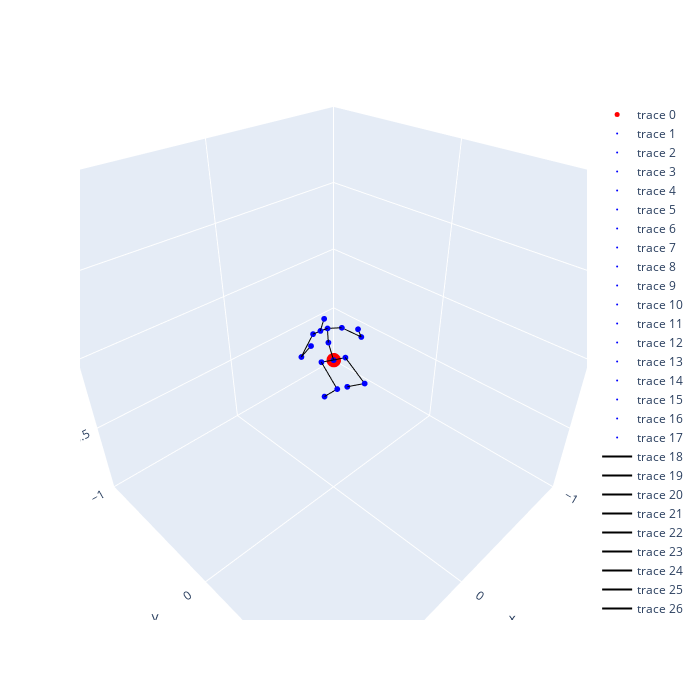

Write notebook code for a chart like this one.
### Code cell
# result
aihub_3d = copy.deepcopy(output)
pos = copy.deepcopy(aihub_3d)
points_aihub_3d = {}
for i, p in enumerate(pos):
    #print(i, h36m_keypoints[i], p)
    points_aihub_3d[h36m_keypoints[i]] = np.array([p[0], p[2], -p[1]]) #np.array([p[0], p[1], p[2]])  #np.array([p[0], -p[2], p[1]])
pos_vector = pos.reshape(-1) # (51,)
total_min, total_max = pos_vector.min(), pos_vector.max()
print("total min: ", total_min,
      "total max: ", total_max)

interact(draw_skeleton(points_aihub_3d, h36m_connections))

### Figure 1 — Plotly figure (JSON) as saved in the notebook; plotly's stock layout.template omitted (floating-point values rounded to 4 significant figures)
{"data": [{"marker": {"color": "red", "size": 5}, "mode": "markers", "type": "scatter3d", "x": [0], "y": [0], "z": [0]}, {"marker": {"color": "blue", "size": 2}, "mode": "markers", "type": "scatter3d", "x": [4.314e-05], "y": [0.0003811], "z": [-3.256e-05]}, {"marker": {"color": "blue", "size": 2}, "mode": "markers", "type": "scatter3d", "x": [0.05348], "y": [-0.04126], "z": [-0.00825]}, {"marker": {"color": "blue", "size": 2}, "mode": "markers", "type": "scatter3d", "x": [0.1374], "y": [0.1647], "z": [-0.03666]}, {"marker": {"color": "blue", "size": 2}, "mode": "markers", "type": "scatter3d", "x": [0.09384], "y": [0.02233], "z": [-0.192]}, {"marker": {"color": "blue", "size": 2}, "mode": "markers", "type": "scatter3d", "x": [-0.05058], "y": [0.04174], "z": [0.01199]}, {"marker": {"color": "blue", "size": 2}, "mode": "markers", "type": "scatter3d", "x": [-0.002662], "y": [0.2322], "z": [-0.03889]}, {"marker": {"color": "blue", "size": 2}, "mode": "markers", "type": "scatter3d", "x": [-0.04072], "y": [0.06866], "z": [-0.1711]}, {"marker": {"color": "blue", "size": 2}, "mode": "markers", "type": "scatter3d", "x": [0.03119], "y": [-0.008585], "z": [0.1264]}, {"marker": {"color": "blue", "size": 2}, "mode": "markers", "type": "scatter3d", "x": [0.05912], "y": [0.01425], "z": [0.2392]}, {"marker": {"color": "blue", "size": 2}, "mode": "markers", "type": "scatter3d", "x": [0.1226], "y": [0.02669], "z": [0.2583]}, {"marker": {"color": "blue", "size": 2}, "mode": "markers", "type": "scatter3d", "x": [0.0883], "y": [0.02001], "z": [0.3132]}, {"marker": {"color": "blue", "size": 2}, "mode": "markers", "type": "scatter3d", "x": [-0.02044], "y": [0.04146], "z": [0.2199]}, {"marker": {"color": "blue", "size": 2}, "mode": "markers", "type": "scatter3d", "x": [-0.1124], "y": [0.09913], "z": [0.1458]}, {"marker": {"color": "blue", "size": 2}, "mode": "markers", "type": "scatter3d", "x": [-0.04866], "y": [0.1316], "z": [0.2387]}, {"marker": {"color": "blue", "size": 2}, "mode": "markers", "type": "scatter3d", "x": [0.1185], "y": [-0.03384], "z": [0.209]}, {"marker": {"color": "blue", "size": 2}, "mode": "markers", "type": "scatter3d", "x": [0.2085], "y": [-0.0309], "z": [0.1085]}, {"marker": {"color": "blue", "size": 2}, "mode": "markers", "type": "scatter3d", "x": [0.2057], "y": [0.04327], "z": [0.2119]}, {"line": {"color": "black"}, "mode": "lines", "type": "scatter3d", "x": [4.314e-05, 0.05348], "y": [0.0003811, -0.04126], "z": [-3.256e-05, -0.00825]}, {"line": {"color": "black"}, "mode": "lines", "type": "scatter3d", "x": [4.314e-05, -0.05058], "y": [0.0003811, 0.04174], "z": [-3.256e-05, 0.01199]}, {"line": {"color": "black"}, "mode": "lines", "type": "scatter3d", "x": [4.314e-05, 0.03119], "y": [0.0003811, -0.008585], "z": [-3.256e-05, 0.1264]}, {"line": {"color": "black"}, "mode": "lines", "type": "scatter3d", "x": [0.05348, 0.1374], "y": [-0.04126, 0.1647], "z": [-0.00825, -0.03666]}, {"line": {"color": "black"}, "mode": "lines", "type": "scatter3d", "x": [0.1374, 0.09384], "y": [0.1647, 0.02233], "z": [-0.03666, -0.192]}, {"line": {"color": "black"}, "mode": "lines", "type": "scatter3d", "x": [-0.05058, -0.002662], "y": [0.04174, 0.2322], "z": [0.01199, -0.03889]}, {"line": {"color": "black"}, "mode": "lines", "type": "scatter3d", "x": [-0.002662, -0.04072], "y": [0.2322, 0.06866], "z": [-0.03889, -0.1711]}, {"line": {"color": "black"}, "mode": "lines", "type": "scatter3d", "x": [0.03119, 0.05912], "y": [-0.008585, 0.01425], "z": [0.1264, 0.2392]}, {"line": {"color": "black"}, "mode": "lines", "type": "scatter3d", "x": [0.05912, 0.1226], "y": [0.01425, 0.02669], "z": [0.2392, 0.2583]}, {"line": {"color": "black"}, "mode": "lines", "type": "scatter3d", "x": [0.1226, 0.0883], "y": [0.02669, 0.02001], "z": [0.2583, 0.3132]}, {"line": {"color": "black"}, "mode": "lines", "type": "scatter3d", "x": [0.05912, 0.1185], "y": [0.01425, -0.03384], "z": [0.2392, 0.209]}, {"line": {"color": "black"}, "mode": "lines", "type": "scatter3d", "x": [0.1185, 0.2085], "y": [-0.03384, -0.0309], "z": [0.209, 0.1085]}, {"line": {"color": "black"}, "mode": "lines", "type": "scatter3d", "x": [0.2085, 0.2057], "y": [-0.0309, 0.04327], "z": [0.1085, 0.2119]}, {"line": {"color": "black"}, "mode": "lines", "type": "scatter3d", "x": [0.05912, -0.02044], "y": [0.01425, 0.04146], "z": [0.2392, 0.2199]}, {"line": {"color": "black"}, "mode": "lines", "type": "scatter3d", "x": [-0.02044, -0.1124], "y": [0.04146, 0.09913], "z": [0.2199, 0.1458]}, {"line": {"color": "black"}, "mode": "lines", "type": "scatter3d", "x": [-0.1124, -0.04866], "y": [0.09913, 0.1316], "z": [0.1458, 0.2387]}], "layout": {"autosize": false, "height": 700, "scene": {"aspectratio": {"x": 1, "y": 1, "z": 1}, "camera": {"eye": {"x": 1, "y": 1, "z": 1}}, "xaxis": {"range": [-1, 1]}, "yaxis": {"range": [-1, 1]}, "zaxis": {"range": [-1, 1]}}, "width": 700}}
